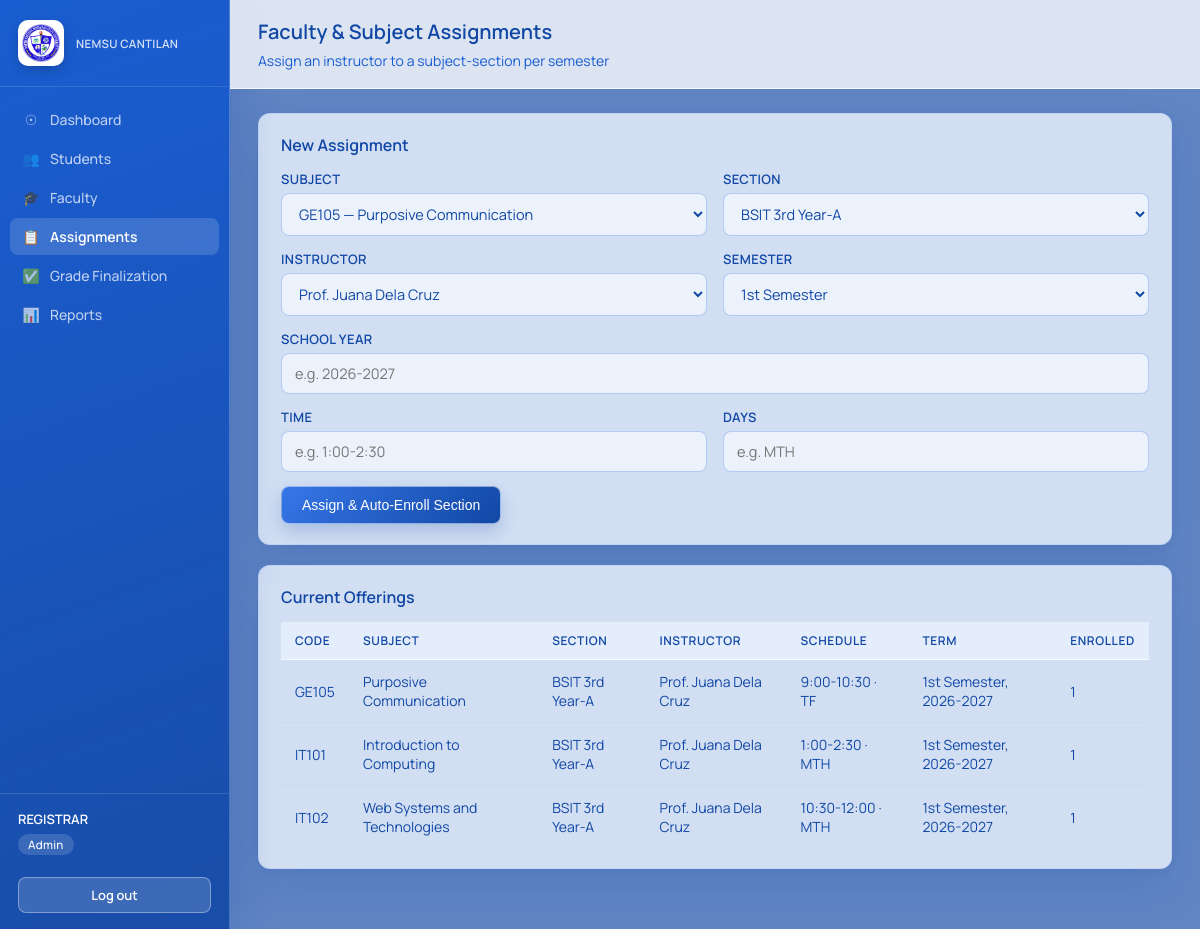
The app's page /admin/assignments (signed in) with its own data.
### tables this page shows
CREATE TABLE class_offerings (
    id INTEGER PRIMARY KEY AUTOINCREMENT,
    subject_id INTEGER NOT NULL REFERENCES subjects(id),
    section_id INTEGER NOT NULL REFERENCES sections(id),
    faculty_user_id INTEGER REFERENCES users(id),
    semester TEXT NOT NULL CHECK (semester IN ('1st Semester', '2nd Semester', 'Summer')),
    school_year TEXT NOT NULL
, meeting_time TEXT, meeting_days TEXT);

CREATE TABLE subjects (
    id INTEGER PRIMARY KEY AUTOINCREMENT,
    code TEXT UNIQUE NOT NULL,
    name TEXT NOT NULL,
    units REAL NOT NULL DEFAULT 3
);

CREATE TABLE sections (
    id INTEGER PRIMARY KEY AUTOINCREMENT,
    program TEXT NOT NULL,
    year_level TEXT NOT NULL,
    section_name TEXT NOT NULL,
    UNIQUE(program, year_level, section_name)
);

CREATE TABLE faculty (
    user_id INTEGER PRIMARY KEY REFERENCES users(id) ON DELETE CASCADE,
    full_name TEXT NOT NULL
, employee_id TEXT, verification_status TEXT NOT NULL DEFAULT 'approved', position TEXT NOT NULL DEFAULT 'Faculty', profile_image TEXT);

### routes/admin.py (the view, shortened to what this page needs)
@bp.route("/assignments", methods=["GET", "POST"])
@role_required("admin")
def assignments():
    conn = get_db()
    subjects = conn.execute("SELECT * FROM subjects ORDER BY code").fetchall()
    sections = conn.execute("SELECT * FROM sections ORDER BY program, year_level, section_name").fetchall()
    faculty = conn.execute(
        """SELECT f.user_id, f.full_name FROM faculty f
           JOIN users u ON u.id = f.user_id WHERE u.is_active = 1 ORDER BY f.full_name"""
    ).fetchall()
    offerings = conn.execute(
        """SELECT co.*, s.code, s.name, sec.program, sec.year_level, sec.section_name,
                  f.full_name AS instructor,
                  (SELECT COUNT(*) FROM enrollments e WHERE e.offering_id = co.id) AS enrolled
           FROM class_offerings co
           JOIN subjects s ON s.id = co.subject_id
           JOIN sections sec ON sec.id = co.section_id
           LEFT JOIN faculty f ON f.user_id = co.faculty_user_id
           ORDER BY co.school_year DESC, co.semester, s.code"""
    ).fetchall()
    conn.close()
    return render_template(
        "admin/assignments.html", subjects=subjects, sections=sections,
        faculty=faculty, offerings=offerings,
    )

### app.py (called while the page is built)
def create_app():
    app = Flask(__name__)
    app.secret_key = "ogvs-dev-secret-key-change-me"  # TODO: move to env var in production
    app.register_blueprint(auth_bp)
    app.register_blueprint(student_bp)
    app.register_blueprint(faculty_bp)
    app.register_blueprint(admin_bp)
    @app.context_processor
    def inject_globals():
        from flask import session
        return {"current_role": session.get("role"), "current_username": session.get("username")}
    @app.errorhandler(403)
    def forbidden(e):
        return "403 — You don't have access to this page.", 403
    @app.errorhandler(404)
    def not_found(e):
        return "404 — Page not found.", 404
    return app

### database.py (called while the page is built)
def get_db():
    DB_PATH.parent.mkdir(exist_ok=True)
    conn = sqlite3.connect(DB_PATH)
    conn.row_factory = sqlite3.Row
    conn.execute("PRAGMA foreign_keys = ON")
    return conn

### templates/admin/assignments.html (shortened to what this page needs)
{% extends "base.html" %}
{% block page_title %}Faculty & Subject Assignments{% endblock %}
{% block page_subtitle %}Assign an instructor to a subject-section per semester{% endblock %}
{% block content %}
<div class="card">
  <h3>New Assignment</h3>
  <form method="POST">
    <div class="form-row">
      <div>
        <label for="subject_id">Subject</label>
        <select id="subject_id" name="subject_id" required>
          {% for s in subjects %}
          <option value="{{ s.id }}">{{ s.code }} — {{ s.name }}</option>
          {% endfor %}
        </select>
      </div>
      <div>
        <label for="section_id">Section</label>
        <select id="section_id" name="section_id" required>
          {% for s in sections %}
          <option value="{{ s.id }}">{{ s.program }} {{ s.year_level }}-{{ s.section_name }}</option>
          {% endfor %}
        </select>
      </div>
    </div>
    <div class="form-row">
      <div>
        <label for="faculty_user_id">Instructor</label>
        <select id="faculty_user_id" name="faculty_user_id" required>
          {% for f in faculty %}
          <option value="{{ f.user_id }}">{{ f.full_name }}</option>
          {% endfor %}
        </select>
      </div>
      <div>
        <label for="semester">Semester</label>
        <select id="semester" name="semester" required>
          <option>1st Semester</option>
        </select>
      </div>
    </div>
    <label for="school_year">School Year</label>
    <input type="text" id="school_year" name="school_year" placeholder="e.g. 2026-2027" required>
    <div class="form-row">
      <div>
        <label for="meeting_time">Time</label>
        <input type="text" id="meeting_time" name="meeting_time" placeholder="e.g. 1:00-2:30" required>
      </div>
      <div>
        <label for="meeting_days">Days</label>
        <input type="text" id="meeting_days" name="meeting_days" placeholder="e.g. MTH" required>
      </div>
    </div>
    <button class="btn btn-primary" type="submit">Assign & Auto-Enroll Section</button>
  </form>
</div>
<div class="card">
  <h3>Current Offerings</h3>
  {% if offerings %}
  <div class="table-wrap">
  <table>
    <thead><tr><th>Code</th><th>Subject</th><th>Section</th><th>Instructor</th><th>Schedule</th><th>Term</th><th>Enrolled</th></tr></thead>
    <tbody>
      {% for o in offerings %}
      <tr>
        <td>{{ o.code }}</td>
        <td>{{ o.name }}</td>
        <td>{{ o.program }} {{ o.year_level }}-{{ o.section_name }}</td>
        <td>{{ o.instructor or "Unassigned" }}</td>
        <td>{{ o.meeting_time }} · {{ o.meeting_days }}</td>
        <td>{{ o.semester }}, {{ o.school_year }}</td>
        <td>{{ o.enrolled }}</td>
      </tr>
      {% endfor %}
    </tbody>
  </table>
  </div>
  {% else %}
  <div class="empty-state">No class offerings yet.</div>
  {% endif %}
</div>
{% endblock %}

### static/css/style.css (style rules this page uses)
:root { --nemsu-navy: #1248a5; --nemsu-navy-dark: #1248a5; --nemsu-blue: #185cd2; --nemsu-blue-light: #ecf3fe; --nemsu-sky: #6597ec; --nemsu-gold: #94b5f5; --nemsu-gold-dark: #185cd2; --text-dark: #1248a5; --text-muted: #185cd2; --border: rgba(192,211,248,0.8); --bg: #ecf3fe; --white: #FFFFFF; --success: #1b5e20; --success-bg: #e8f5e9; --danger: #b71c1c; --danger-bg: #fdecea; --warning: #e65100; --warning-bg: #fff8e1; --info: #1248a5; --info-bg: #c0d3f8; --radius: 12px; --glass: rgba(236,243,254,0.82); --glass-strong: rgba(255,255,255,0.94); --shadow: 0 18px 42px rgba(18,72,165,0.14), 0 2px 8px rgba(18,72,165,0.08); }
* { box-sizing: border-box; }
body { margin: 0; font-family: 'Manrope', 'Segoe UI', Roboto, Arial, sans-serif; background: linear-gradient(rgba(18, 72, 165, 0.72), rgba(18, 72, 165, 0.72)), url('../img/1.jpg') center / cover fixed no-repeat; background-attachment: fixed; color: var(--text-dark); font-size: 15px; overflow-x: hidden; }
h1, h2, h3, h4 { margin: 0 0 6px; color: var(--text-dark); font-weight: 600; }
.card { background: var(--glass); border: 1px solid var(--border); border-radius: var(--radius); box-shadow: var(--shadow); padding: 20px 22px; margin-bottom: 20px; }
.card h3 { font-size: 16px; margin-bottom: 14px; font-weight: 600; }
table { width: 100%; border-collapse: collapse; font-size: 14px; }
thead th { background: rgba(236,243,254,0.72); color: var(--nemsu-navy); text-align: left; padding: 10px 14px; font-size: 12px; font-weight: 600; text-transform: uppercase; letter-spacing: 0.05em; border-bottom: 1px solid rgba(255,255,255,0.68); }
tbody td { padding: 12px 14px; border-bottom: 1px solid rgba(192,211,248,0.55); vertical-align: middle; color: var(--text-dark); }
tbody tr:last-child td { border-bottom: none; }
.table-wrap { width: 100%; overflow-x: auto; -webkit-overflow-scrolling: touch; }
.table-wrap table { min-width: 640px; }
label { display: block; font-size: 13px; font-weight: 600; color: var(--nemsu-navy); margin-bottom: 5px; text-transform: uppercase; letter-spacing: 0.03em; }
input[type=text], input[type=password], input[type=email], input[type=number], select, textarea { width: 100%; padding: 10px 13px; border: 1.5px solid rgba(101,151,236,0.42); border-radius: 8px; font-size: 14.5px; margin-bottom: 14px; background: rgba(255,255,255,0.58); color: var(--text-dark); font-family: inherit; transition: border-color 0.2s; }
.form-row { display: grid; grid-template-columns: 1fr 1fr; gap: 0 16px; }
.btn { display: inline-block; padding: 10px 20px; border-radius: 8px; border: none; font-size: 14px; font-weight: 500; cursor: pointer; text-decoration: none; text-align: center; transition: all 0.2s; border: 1px solid rgba(255,255,255,0.5); backdrop-filter: blur(12px); -webkit-backdrop-filter: blur(12px); }
.btn-primary { background: linear-gradient(135deg, #3676e7, #1248a5); color: #fff; box-shadow: 0 8px 18px rgba(18,72,165,0.22); }

### records on screen
class_offerings: code "GE105", name "Purposive Communication", program "BSIT", year_level "3rd Year", section_name "A", full_name "Prof. Juana Dela Cruz", meeting_time "9:00-10:30", meeting_days "TF", semester "1st Semester", school_year "2026-2027", enrolled "1"
class_offerings: code "IT101", name "Introduction to Computing", program "BSIT", year_level "3rd Year", section_name "A", full_name "Prof. Juana Dela Cruz", meeting_time "1:00-2:30", meeting_days "MTH", semester "1st Semester", school_year "2026-2027", enrolled "1"
class_offerings: code "IT102", name "Web Systems and Technologies", program "BSIT", year_level "3rd Year", section_name "A", full_name "Prof. Juana Dela Cruz", meeting_time "10:30-12:00", meeting_days "MTH", semester "1st Semester", school_year "2026-2027", enrolled "1"

### other values on screen
{{ 'REGISTRAR' if current_role == 'admin' else current_username|upper }} "REGISTRAR"
{{ current_role }} "Admin"
form field subject_id "GE105 — Purposive Communication"
form field section_id "BSIT 3rd Year-A"
form field faculty_user_id "Prof. Juana Dela Cruz"
